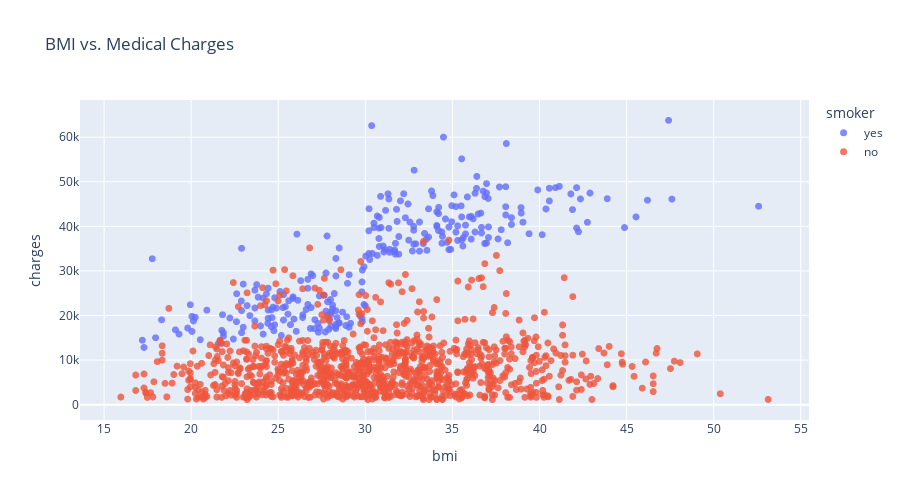

Source (notebook cell):
### Markdown cell above
### BMI vs. Charges

### Code cell
fig = px.scatter(
    medical_df,
    x='bmi', 
    y='charges',
    color='smoker',
    opacity=0.8,
    hover_data=['age', 'sex'],
    title="BMI vs. Medical Charges",
)

fig.update_traces(marker=dict(size=7))
fig.update_layout(width=900, height=500)

### Figure 1 — Plotly figure (JSON) as saved in the notebook; plotly's stock layout.template omitted (floating-point values rounded to 4 significant figures; data arrays with more than 128 entries replaced by an {"elided": "..."} marker saying what was removed)
{"data": [{"customdata": {"elided": "274x2 mixed values"}, "hovertemplate": "smoker=yes<br>bmi=%{x}<br>charges=%{y}<br>age=%{customdata[0]}<br>sex=%{customdata[1]}<extra></extra>", "legendgroup": "yes", "marker": {"color": "#636efa", "opacity": 0.8, "size": 7, "symbol": "circle"}, "mode": "markers", "name": "yes", "showlegend": true, "type": "scattergl", "x": {"elided": "274 float values"}, "xaxis": "x", "y": {"elided": "274 float values"}, "yaxis": "y"}, {"customdata": {"elided": "1064x2 mixed values"}, "hovertemplate": "smoker=no<br>bmi=%{x}<br>charges=%{y}<br>age=%{customdata[0]}<br>sex=%{customdata[1]}<extra></extra>", "legendgroup": "no", "marker": {"color": "#EF553B", "opacity": 0.8, "size": 7, "symbol": "circle"}, "mode": "markers", "name": "no", "showlegend": true, "type": "scattergl", "x": {"elided": "1064 float values"}, "xaxis": "x", "y": {"elided": "1064 float values"}, "yaxis": "y"}], "layout": {"height": 500, "legend": {"title": {"text": "smoker"}, "tracegroupgap": 0}, "title": {"text": "BMI vs. Medical Charges"}, "width": 900, "xaxis": {"anchor": "y", "domain": [0, 1], "title": {"text": "bmi"}}, "yaxis": {"anchor": "x", "domain": [0, 1], "title": {"text": "charges"}}}}
